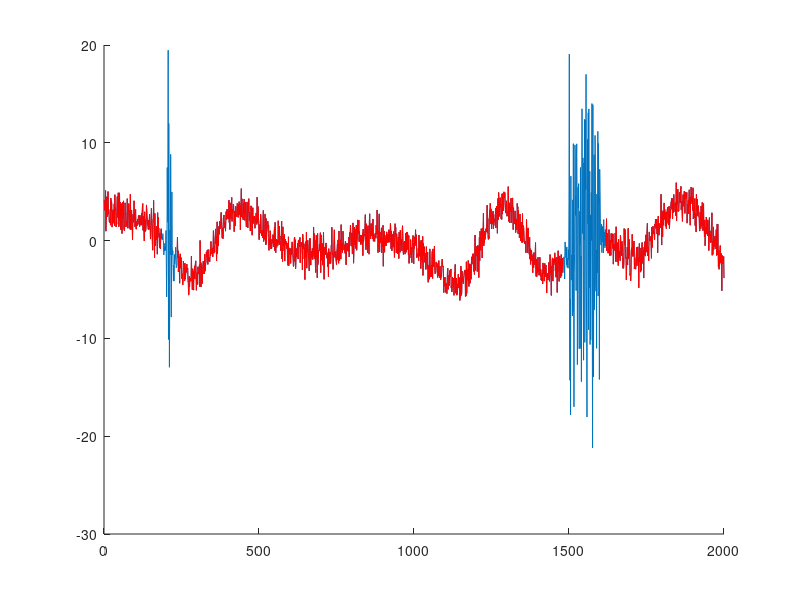
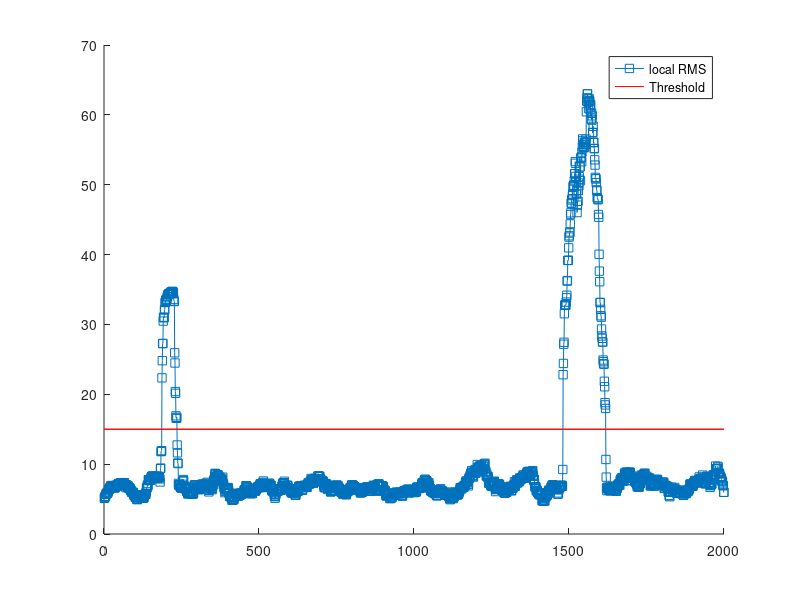

Write the MATLAB code that produced these figures, in order.
clear,clf
%% signal
% generate signal with varying variability
n = 2000;
p = 15; % poles for random interpolation

% amplitude modulator
signal = interp1(randn(p,1)*3,linspace(1,p,n),'pchip');
signal = signal + randn(1,n);

% add some high-amplitude noise
signal(200:220)   = signal(200:220) + randn(1,21)*9;
signal(1500:1600) = signal(1500:1600) + randn(1,101)*9;


% plot
figure(1), clf, hold on
plot(signal)

%% detect bad segments using sliding RMS

%win size
pct_win = 2;
%convert to incides
k = round(n * pct_win/2/100);

rms_ts = zeros(1,n);


for ti=1:n
    
    % boundary points
    low_bnd = max(1,ti-k);
    upp_bnd = min(n,ti+k);
    
    % signal segment (and mean-center!)
    tmpsig = signal(low_bnd:upp_bnd);
    tmpsig = tmpsig - mean(tmpsig);
    
    % compute RMS in this window
    rms_ts(ti) = sqrt(sum( tmpsig.^2 ));
end



% plot RMS
figure(2), clf, hold on
plot(rms_ts,'s-')


% pick threshold manually based on visual inspection
thresh = 15;
plot(get(gca,'xlim'),[1 1]*thresh,'r')
legend({'Local RMS';'Threshold'})

%pick threshold manually
thresh = 15;
plot(get(gca,'xlim'),[1 1]*thresh,'r')
legend({'local RMS';'Threshold'})

%mark bad regions
signalR = signal;
signalR(rms_ts>thresh) = NaN;

figure(1)
plot(signalR,'r')
